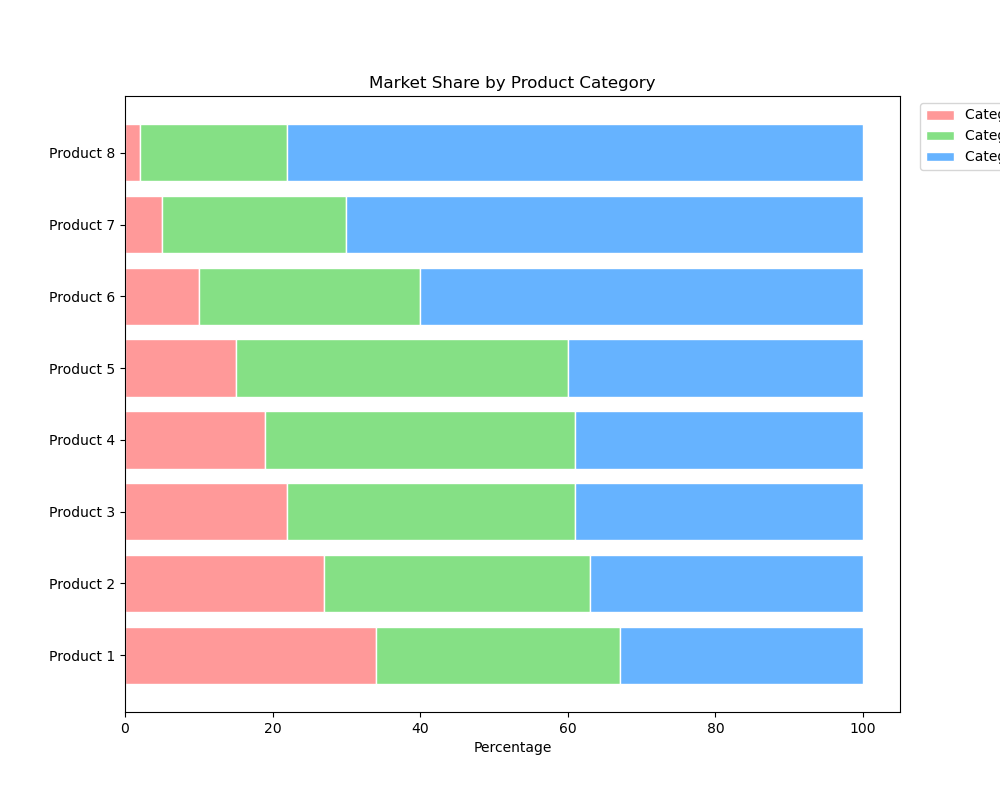

This figure's Python source:

import matplotlib.pyplot as plt

# Preparing data
categories = ['Product 1', 'Product 2', 'Product 3', 'Product 4', 'Product 5', 'Product 6', 'Product 7', 'Product 8']
A = [34, 27, 22, 19, 15, 10, 5, 2]
B = [33, 36, 39, 42, 45, 30, 25, 20]
C = [33, 37, 39, 39, 40, 60, 70, 78]

# Summing the data points to normalize
totals = [i+j+k for i, j, k in zip(A, B, C)]
A_percentage = [i / j * 100 for i, j in zip(A, totals)]
B_percentage = [i / j * 100 for i, j in zip(B, totals)]
C_percentage = [i / j * 100 for i, j in zip(C, totals)]

fig, ax = plt.subplots(figsize=(10, 8))  # Changed width & height of the chart

# Stacking the bars horizontally
ax.barh(categories, A_percentage, color='#ff9999', edgecolor='white', height=0.8)  # Changed color & bandwidth
ax.barh(categories, B_percentage, left=A_percentage, color='#85e085', edgecolor='white', height=0.8)  # Changed color
ax.barh(categories, C_percentage, left=[i+j for i,j in zip(A_percentage, B_percentage)], color='#66b3ff', edgecolor='white', height=0.8)  # Changed color

# Adding labels
ax.set_xlabel('Percentage')
ax.set_title('Market Share by Product Category')

# Customizing the legend
plt.legend(['Category A', 'Category B', 'Category C'], loc='upper right', bbox_to_anchor=(1.2, 1))

plt.show()
